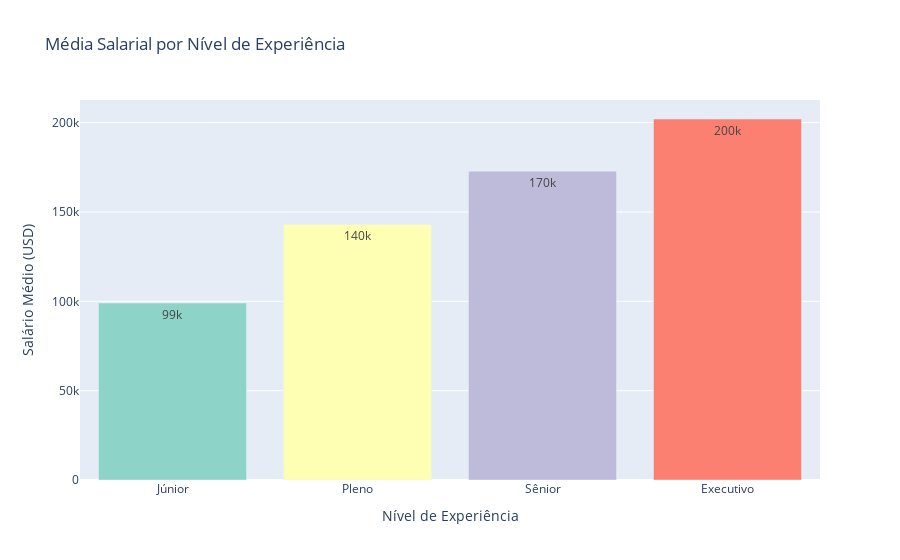

The code cell stored with this chart in its notebook:
### Code cell
# Gráfico interativo de média salarial por nível de experiência com Plotly
media_salario_experiencia = df_salarios_estudo.groupby('nivel_experiencia', as_index=False)['salario_em_usd'].mean()
ordem_nivel_experiencia = ['Júnior', 'Pleno', 'Sênior', 'Executivo']
media_salario_experiencia['nivel_experiencia'] = pd.Categorical(media_salario_experiencia['nivel_experiencia'], categories=ordem_nivel_experiencia, ordered=True)
media_salario_experiencia = media_salario_experiencia.sort_values('nivel_experiencia')
fig = px.bar(media_salario_experiencia, x='nivel_experiencia', y='salario_em_usd',
             labels={'nivel_experiencia': 'Nível de Experiência', 'salario_em_usd': 'Salário Médio (USD)'},
             title='Média Salarial por Nível de Experiência',
             text_auto='.2s',
             color='nivel_experiencia',
             color_discrete_sequence=px.colors.qualitative.Set3)
fig.update_layout(showlegend=False)
fig.show()

### Figure 1 — Plotly figure (JSON) as saved in the notebook; plotly's stock layout.template omitted (floating-point values rounded to 4 significant figures)
{"data": [{"hovertemplate": "Nível de Experiência=%{x}<br>Salário Médio (USD)=%{y}<extra></extra>", "legendgroup": "Júnior", "marker": {"color": "rgb(141,211,199)", "pattern": {"shape": ""}}, "name": "Júnior", "orientation": "v", "showlegend": true, "textposition": "auto", "texttemplate": "%{y:.2s}", "type": "bar", "x": ["Júnior"], "xaxis": "x", "y": [99030.0], "yaxis": "y"}, {"hovertemplate": "Nível de Experiência=%{x}<br>Salário Médio (USD)=%{y}<extra></extra>", "legendgroup": "Pleno", "marker": {"color": "rgb(255,255,179)", "pattern": {"shape": ""}}, "name": "Pleno", "orientation": "v", "showlegend": true, "textposition": "auto", "texttemplate": "%{y:.2s}", "type": "bar", "x": ["Pleno"], "xaxis": "x", "y": [143000.0], "yaxis": "y"}, {"hovertemplate": "Nível de Experiência=%{x}<br>Salário Médio (USD)=%{y}<extra></extra>", "legendgroup": "Sênior", "marker": {"color": "rgb(190,186,218)", "pattern": {"shape": ""}}, "name": "Sênior", "orientation": "v", "showlegend": true, "textposition": "auto", "texttemplate": "%{y:.2s}", "type": "bar", "x": ["Sênior"], "xaxis": "x", "y": [172900.0], "yaxis": "y"}, {"hovertemplate": "Nível de Experiência=%{x}<br>Salário Médio (USD)=%{y}<extra></extra>", "legendgroup": "Executivo", "marker": {"color": "rgb(251,128,114)", "pattern": {"shape": ""}}, "name": "Executivo", "orientation": "v", "showlegend": true, "textposition": "auto", "texttemplate": "%{y:.2s}", "type": "bar", "x": ["Executivo"], "xaxis": "x", "y": [202000.0], "yaxis": "y"}], "layout": {"barmode": "relative", "legend": {"title": {"text": "Nível de Experiência"}, "tracegroupgap": 0}, "showlegend": false, "title": {"text": "Média Salarial por Nível de Experiência"}, "xaxis": {"anchor": "y", "categoryarray": ["Júnior", "Pleno", "Sênior", "Executivo"], "categoryorder": "array", "domain": [0, 1], "title": {"text": "Nível de Experiência"}}, "yaxis": {"anchor": "x", "domain": [0, 1], "title": {"text": "Salário Médio (USD)"}}}}
